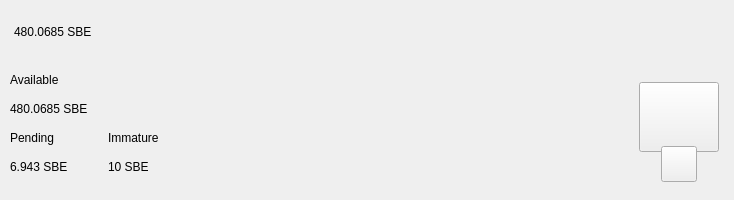
<?xml version="1.0" encoding="UTF-8"?>
<ui version="4.0">
 <class>TopBar</class>
 <widget class="QWidget" name="TopBar">
  <property name="geometry">
   <rect>
    <x>0</x>
    <y>0</y>
    <width>734</width>
    <height>200</height>
   </rect>
  </property>
  <property name="minimumSize">
   <size>
    <width>0</width>
    <height>200</height>
   </size>
  </property>
  <property name="maximumSize">
   <size>
    <width>16777215</width>
    <height>200</height>
   </size>
  </property>
  <property name="windowTitle">
   <string>Form</string>
  </property>
  <layout class="QVBoxLayout" name="verticalLayout_10" stretch="0">
   <property name="spacing">
    <number>0</number>
   </property>
   <property name="leftMargin">
    <number>0</number>
   </property>
   <property name="topMargin">
    <number>0</number>
   </property>
   <property name="rightMargin">
    <number>0</number>
   </property>
   <property name="bottomMargin">
    <number>0</number>
   </property>
   <item>
    <widget class="PFBorderImage" name="containerTop">
     <layout class="QVBoxLayout" name="verticalLayout_11">
      <property name="spacing">
       <number>0</number>
      </property>
      <property name="leftMargin">
       <number>0</number>
      </property>
      <property name="topMargin">
       <number>0</number>
      </property>
      <property name="rightMargin">
       <number>0</number>
      </property>
      <property name="bottomMargin">
       <number>0</number>
      </property>
      <item>
       <widget class="QWidget" name="top_container_2" native="true">
        <property name="minimumSize">
         <size>
          <width>0</width>
          <height>65</height>
         </size>
        </property>
        <layout class="QHBoxLayout" name="top_container">
         <property name="spacing">
          <number>0</number>
         </property>
         <property name="leftMargin">
          <number>14</number>
         </property>
         <property name="topMargin">
          <number>0</number>
         </property>
         <property name="rightMargin">
          <number>14</number>
         </property>
         <property name="bottomMargin">
          <number>0</number>
         </property>
         <item alignment="Qt::AlignVCenter">
          <widget class="QWidget" name="widgetTopAmount" native="true">
           <property name="sizePolicy">
            <sizepolicy hsizetype="Preferred" vsizetype="Maximum">
             <horstretch>0</horstretch>
             <verstretch>0</verstretch>
            </sizepolicy>
           </property>
           <layout class="QHBoxLayout" name="horizontalLayout_5">
            <property name="spacing">
             <number>0</number>
            </property>
            <property name="leftMargin">
             <number>0</number>
            </property>
            <property name="topMargin">
             <number>0</number>
            </property>
            <property name="rightMargin">
             <number>0</number>
            </property>
            <property name="bottomMargin">
             <number>0</number>
            </property>
            <item alignment="Qt::AlignTop">
             <widget class="QLabel" name="labelAmountTopSBE">
              <property name="minimumSize">
               <size>
                <width>0</width>
                <height>36</height>
               </size>
              </property>
              <property name="styleSheet">
               <string notr="true">padding:0px;margin:0px;</string>
              </property>
              <property name="text">
               <string notr="true">480.0685 SBE</string>
              </property>
             </widget>
            </item>
           </layout>
          </widget>
         </item>
         <item>
          <spacer name="horizontalSpacer">
           <property name="orientation">
            <enum>Qt::Horizontal</enum>
           </property>
           <property name="sizeHint" stdset="0">
            <size>
             <width>40</width>
             <height>20</height>
            </size>
           </property>
          </spacer>
         </item>
         <item>
          <layout class="QHBoxLayout" name="horizontalLayout_4">
           <property name="spacing">
            <number>12</number>
           </property>
           <property name="rightMargin">
            <number>0</number>
           </property>
           <item alignment="Qt::AlignRight">
            <widget class="QWidget" name="layoutSync" native="true">
             <property name="minimumSize">
              <size>
               <width>0</width>
               <height>36</height>
              </size>
             </property>
             <property name="maximumSize">
              <size>
               <width>16777215</width>
               <height>36</height>
              </size>
             </property>
             <layout class="QVBoxLayout" name="verticalLayout_9">
              <property name="leftMargin">
               <number>0</number>
              </property>
              <property name="topMargin">
               <number>0</number>
              </property>
              <property name="rightMargin">
               <number>0</number>
              </property>
              <property name="bottomMargin">
               <number>0</number>
              </property>
              <item>
               <widget class="ExpandableButton" name="pushButtonSync" native="true">
                <property name="minimumSize">
                 <size>
                  <width>36</width>
                  <height>36</height>
                 </size>
                </property>
                <property name="maximumSize">
                 <size>
                  <width>16777215</width>
                  <height>36</height>
                 </size>
                </property>
               </widget>
              </item>
             </layout>
            </widget>
           </item>
           <item>
            <widget class="ExpandableButton" name="pushButtonHDUpgrade" native="true">
             <property name="minimumSize">
              <size>
               <width>36</width>
               <height>36</height>
              </size>
             </property>
            </widget>
           </item>
           <item>
            <widget class="ExpandableButton" name="pushButtonStack" native="true">
             <property name="minimumSize">
              <size>
               <width>36</width>
               <height>36</height>
              </size>
             </property>
            </widget>
           </item>
           <item>
            <widget class="ExpandableButton" name="pushButtonColdStaking" native="true">
             <property name="minimumSize">
              <size>
               <width>36</width>
               <height>36</height>
              </size>
             </property>
            </widget>
           </item>
           <item>
            <widget class="ExpandableButton" name="pushButtonConnection" native="true">
             <property name="minimumSize">
              <size>
               <width>36</width>
               <height>36</height>
              </size>
             </property>
            </widget>
           </item>
           <item>
            <widget class="ExpandableButton" name="pushButtonTor" native="true">
             <property name="minimumSize">
              <size>
               <width>36</width>
               <height>36</height>
              </size>
             </property>
            </widget>
           </item>
           <item>
            <widget class="ExpandableButton" name="pushButtonLock" native="true">
             <property name="sizePolicy">
              <sizepolicy hsizetype="Expanding" vsizetype="Expanding">
               <horstretch>0</horstretch>
               <verstretch>0</verstretch>
              </sizepolicy>
             </property>
             <property name="minimumSize">
              <size>
               <width>36</width>
               <height>0</height>
              </size>
             </property>
            </widget>
           </item>
           <item>
            <widget class="ExpandableButton" name="pushButtonTheme" native="true">
             <property name="minimumSize">
              <size>
               <width>36</width>
               <height>36</height>
              </size>
             </property>
             <property name="maximumSize">
              <size>
               <width>16777215</width>
               <height>36</height>
              </size>
             </property>
            </widget>
           </item>
           <item>
            <widget class="ExpandableButton" name="pushButtonFAQ" native="true">
             <property name="minimumSize">
              <size>
               <width>36</width>
               <height>36</height>
              </size>
             </property>
            </widget>
           </item>
          </layout>
         </item>
        </layout>
       </widget>
      </item>
      <item>
       <widget class="QWidget" name="bottom_container" native="true">
        <property name="minimumSize">
         <size>
          <width>0</width>
          <height>135</height>
         </size>
        </property>
        <layout class="QHBoxLayout" name="botton_container">
         <property name="leftMargin">
          <number>10</number>
         </property>
         <property name="topMargin">
          <number>0</number>
         </property>
         <property name="rightMargin">
          <number>10</number>
         </property>
         <property name="bottomMargin">
          <number>10</number>
         </property>
         <item>
          <layout class="QHBoxLayout" name="horizontalLayout_3">
           <property name="bottomMargin">
            <number>9</number>
           </property>
           <item>
            <layout class="QVBoxLayout" name="verticalLayout_7">
             <property name="spacing">
              <number>0</number>
             </property>
             <property name="leftMargin">
              <number>0</number>
             </property>
             <property name="rightMargin">
              <number>30</number>
             </property>
             <item>
              <layout class="QVBoxLayout" name="verticalLayout_2">
               <item>
                <widget class="QLabel" name="labelTitle1">
                 <property name="text">
                  <string>Available</string>
                 </property>
                </widget>
               </item>
               <item>
                <widget class="QLabel" name="labelAmountSBE">
                 <property name="text">
                  <string notr="true">480.0685 SBE</string>
                 </property>
                </widget>
               </item>
              </layout>
             </item>
             <item>
              <layout class="QHBoxLayout" name="horizontalLayout_2">
               <property name="spacing">
                <number>0</number>
               </property>
               <item>
                <layout class="QVBoxLayout" name="verticalLayout_3">
                 <item>
                  <widget class="QLabel" name="labelTitle3">
                   <property name="text">
                    <string>Pending</string>
                   </property>
                  </widget>
                 </item>
                 <item>
                  <widget class="QLabel" name="labelPendingSBE">
                   <property name="text">
                    <string notr="true">6.943 SBE</string>
                   </property>
                  </widget>
                 </item>
                </layout>
               </item>
               <item>
                <spacer name="horizontalSpacer_3">
                 <property name="orientation">
                  <enum>Qt::Horizontal</enum>
                 </property>
                 <property name="sizeType">
                  <enum>QSizePolicy::Fixed</enum>
                 </property>
                 <property name="sizeHint" stdset="0">
                  <size>
                   <width>40</width>
                   <height>20</height>
                  </size>
                 </property>
                </spacer>
               </item>
               <item>
                <layout class="QVBoxLayout" name="verticalLayout_4">
                 <item>
                  <widget class="QLabel" name="labelTitle4">
                   <property name="text">
                    <string>Immature</string>
                   </property>
                  </widget>
                 </item>
                 <item>
                  <widget class="QLabel" name="labelImmatureSBE">
                   <property name="text">
                    <string notr="true">10 SBE</string>
                   </property>
                  </widget>
                 </item>
                </layout>
               </item>
              </layout>
             </item>
            </layout>
           </item>
          </layout>
         </item>
         <item>
          <spacer name="horizontalSpacer_2">
           <property name="orientation">
            <enum>Qt::Horizontal</enum>
           </property>
           <property name="sizeHint" stdset="0">
            <size>
             <width>40</width>
             <height>20</height>
            </size>
           </property>
          </spacer>
         </item>
         <item alignment="Qt::AlignHCenter|Qt::AlignVCenter">
          <widget class="QWidget" name="qrContainer" native="true">
           <property name="sizePolicy">
            <sizepolicy hsizetype="Preferred" vsizetype="Minimum">
             <horstretch>0</horstretch>
             <verstretch>0</verstretch>
            </sizepolicy>
           </property>
           <property name="minimumSize">
            <size>
             <width>90</width>
             <height>110</height>
            </size>
           </property>
           <property name="maximumSize">
            <size>
             <width>90</width>
             <height>110</height>
            </size>
           </property>
           <layout class="QVBoxLayout" name="containerQR">
            <property name="spacing">
             <number>0</number>
            </property>
            <property name="leftMargin">
             <number>5</number>
            </property>
            <property name="topMargin">
             <number>10</number>
            </property>
            <property name="rightMargin">
             <number>5</number>
            </property>
            <property name="bottomMargin">
             <number>0</number>
            </property>
            <item>
             <widget class="QPushButton" name="btnQr">
              <property name="minimumSize">
               <size>
                <width>70</width>
                <height>70</height>
               </size>
              </property>
              <property name="maximumSize">
               <size>
                <width>16777215</width>
                <height>70</height>
               </size>
              </property>
              <property name="focusPolicy">
               <enum>Qt::NoFocus</enum>
              </property>
              <property name="text">
               <string/>
              </property>
              <property name="iconSize">
               <size>
                <width>70</width>
                <height>70</height>
               </size>
              </property>
             </widget>
            </item>
            <item>
             <spacer name="verticalSpacer">
              <property name="orientation">
               <enum>Qt::Vertical</enum>
              </property>
              <property name="sizeType">
               <enum>QSizePolicy::Fixed</enum>
              </property>
              <property name="sizeHint" stdset="0">
               <size>
                <width>20</width>
                <height>20</height>
               </size>
              </property>
             </spacer>
            </item>
            <item alignment="Qt::AlignHCenter|Qt::AlignBottom">
             <widget class="QPushButton" name="pushButtonQR">
              <property name="minimumSize">
               <size>
                <width>36</width>
                <height>36</height>
               </size>
              </property>
              <property name="maximumSize">
               <size>
                <width>36</width>
                <height>36</height>
               </size>
              </property>
              <property name="focusPolicy">
               <enum>Qt::NoFocus</enum>
              </property>
              <property name="text">
               <string/>
              </property>
             </widget>
            </item>
           </layout>
          </widget>
         </item>
        </layout>
       </widget>
      </item>
     </layout>
    </widget>
   </item>
  </layout>
 </widget>
 <customwidgets>
  <customwidget>
   <class>ExpandableButton</class>
   <extends>QWidget</extends>
   <header>qt/Sombe/expandablebutton.h</header>
   <container>1</container>
  </customwidget>
  <customwidget>
   <class>PFBorderImage</class>
   <extends>QFrame</extends>
   <header>qt/Sombe/pfborderimage.h</header>
   <container>1</container>
  </customwidget>
 </customwidgets>
 <resources/>
 <connections/>
</ui>
